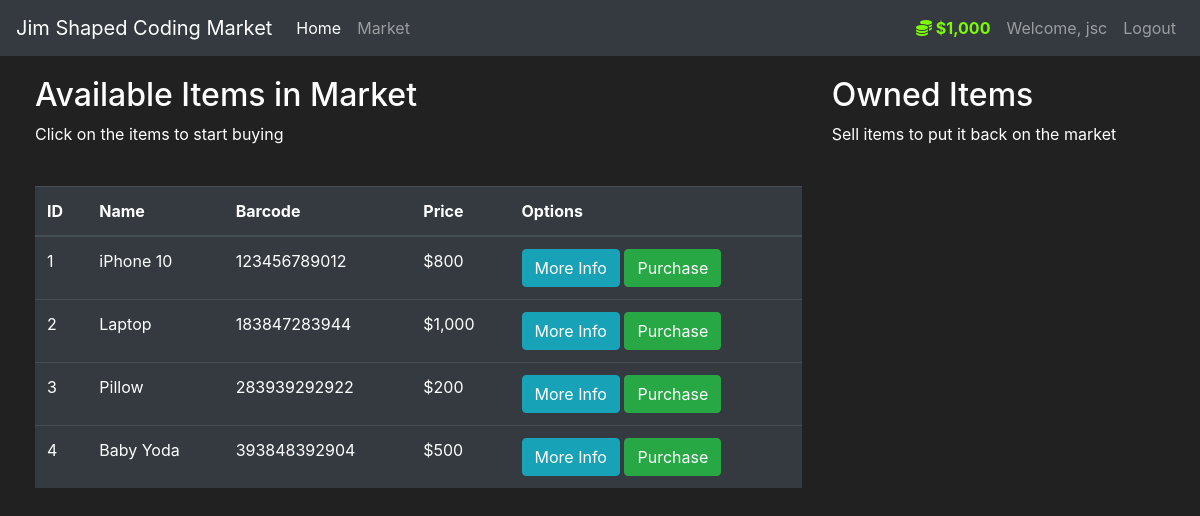
The app's page /market (signed in) with its own data.
### market/models.py (models this page shows, shortened)
class User(db.Model, UserMixin):
    id = db.Column(db.Integer, primary_key=True)
    username = db.Column(db.String(length=30), nullable=False, unique=True)
    email_address = db.Column(db.String(length=50), nullable=False, unique=True)
    password_hash = db.Column(db.String(length=60), nullable=False)
    budget = db.Column(db.Integer, nullable=False, default=1000)
    items = db.relationship("Item", backref="owned_user", lazy=True)
    @property
    def prettier_budget(self):
        if len(str(self.budget)) >= 4:
            formatted_budget = str(self.budget)
            for n in range(3, len(str(self.budget)), 4):
                formatted_budget = f"{formatted_budget[:-n]},{formatted_budget[-n:]}"
            return f"${formatted_budget}"
        else:
            return f"${self.budget}"
    @property
    def password(self):
        return self.password

class Item(db.Model):
    id = db.Column(db.Integer, primary_key=True)
    name = db.Column(db.String(length=30), nullable=False, unique=True)
    barcode = db.Column(db.String(length=12), nullable=False, unique=True)
    price = db.Column(db.Integer(), nullable=False)
    description = db.Column(db.String(length=1024), nullable=False, unique=True)
    owner = db.Column(db.Integer(), db.ForeignKey('user.id'))
    @property
    def prettier_price(self):
        if len(str(self.price)) >= 4:
            formatted_price = str(self.price)
            for n in range(3, len(str(self.price)), 4):
                formatted_price = f"{formatted_price[:-n]},{formatted_price[-n:]}"
            return f"${formatted_price}"
        else:
            return f"${self.price}"

### market/routes.py (the view, shortened to what this page needs)
@app.route("/market", methods=["GET", "POST"])
@login_required
def market_page():
    purchase_form = PurchaseItemForm()
    selling_form = SellItemForm()
    if request.method == "GET":
        items = Item.query.filter_by(owner=None)
        owned_items = Item.query.filter_by(owner=current_user.id)
        return render_template("market.html", items=items, owned_items=owned_items, purchase_form=purchase_form,
                               selling_form=selling_form)

### market/models.py (called while the page is built)
@login_manager.user_loader
def load_user(user_id):
    return User.query.get(int(user_id))

### market/templates/market.html (shortened to what this page needs)
{% extends "base.html" %}
{% block content %}
    <div class="row" style="margin-top: 20px; margin-left: 20px">
        <div class="col-8">
            <h2>Available Items in Market</h2>
            <p>Click on the items to start buying</p>
            <br>
            <table class="table table-hover table-dark">
                <thead>
                <tr>
                    <th scope="col">ID</th>
                    <th scope="col">Name</th>
                    <th scope="col">Barcode</th>
                    <th scope="col">Price</th>
                    <th scope="col">Options</th>
                </tr>
                </thead>
                <tbody>
                {% for item in items %}
                    <tr>
                        <td>{{ item.id }}</td>
                        <td>{{ item.name }}</td>
                        <td>{{ item.barcode }}</td>
                        <td>{{ item.prettier_price }}</td>
                        <td>
                            <button class="btn btn-outline btn-info" data-toggle="modal"
                                    data-target="#Modal-MoreInfo-{{ item.id }}">
                                More Info
                            </button>
                            <button class="btn btn-outline btn-success" data-toggle="modal"
                                    data-target="#Modal-PurchaseConfirm-{{ item.id }}">Purchase
                            </button>
                        </td>
                    </tr>
                {% endfor %}
                </tbody>
            </table>
        </div>
        <div class="col-4">
            <h2>Owned Items</h2>
            <p>Sell items to put it back on the market</p>
        </div>
    </div>
{% endblock %}

### market/templates/base.html (shortened to what this page needs)
<!doctype html>
<html lang="en">
<head>
    <link rel="stylesheet" href="https://cdn.jsdelivr.net/npm/bootstrap@4.5.3/dist/css/bootstrap.min.css"
>
</head>
<body>
<nav class="navbar navbar-expand-md navbar-dark bg-dark">
    <a class="navbar-brand" href="{{ url_for("home_page") }}">Jim Shaped Coding Market</a>
    <div class="collapse navbar-collapse" id="navbarNav">
        <ul class="navbar-nav mr-auto">
            <li class="nav-item active">
                <a class="nav-link" href="{{ url_for("home_page") }}">Home <span class="sr-only">(current)</span></a>
            </li>
            <li class="nav-item">
                <a class="nav-link" href="{{ url_for("market_page") }}">Market</a>
            </li>
        </ul>
        {% if current_user.is_authenticated %}
            <ul class="navbar-nav">
                <li class="nav-item">
                    <a class="nav-link" style="color: lawngreen; font-weight: bold;">
                        <i class="fas fa-coins"></i>
                        {{ current_user.prettier_budget }}
                    </a>
                </li>
                <li class="nav-item">
                    <a class="nav-link">Welcome, {{ current_user.username }}</a>
                </li>
                <li class="nav-item">
                    <a class="nav-link" href="{{ url_for("logout_page") }}">Logout</a>
                </li>
            </ul>
        {% endif %}
    </div>
</nav>
{% block content %}
{% endblock %}
</body>
</html>

### market/templates/base.html (style rules this page uses)
body { background-color: #212121; color: white }

### records on screen
User: prettier_budget "$1,000", username "jsc"
Item: id "1", name "iPhone 10", barcode "123456789012", prettier_price "$800"
Item: id "2", name "Laptop", barcode "183847283944", prettier_price "$1,000"
Item: id "3", name "Pillow", barcode "283939292922", prettier_price "$200"
Item: id "4", name "Baby Yoda", barcode "393848392904", prettier_price "$500"
